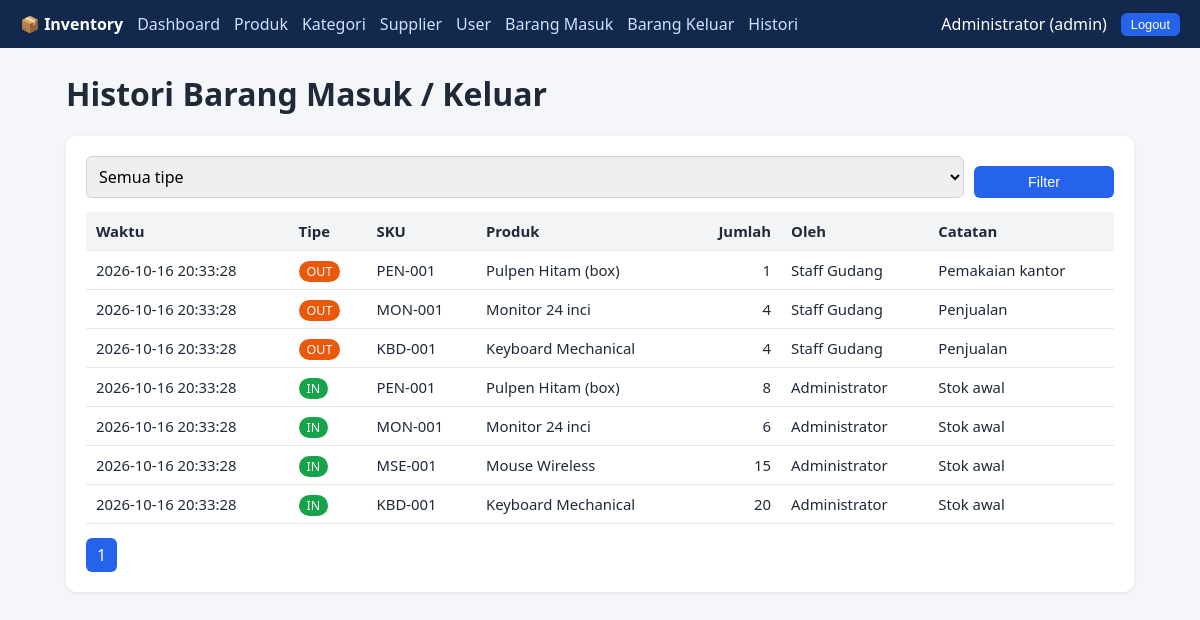
The app's page /stock/history.php (signed in) with its own data.
### tables this page shows
CREATE TABLE stock_movements (
    id         INT PRIMARY KEY AUTO_INCREMENT,
    product_id INT NOT NULL,
    user_id    INT NOT NULL,
    type       ENUM('IN','OUT') NOT NULL,
    quantity   INT NOT NULL,
    note       VARCHAR(255) NULL,
    created_at TIMESTAMP NOT NULL DEFAULT CURRENT_TIMESTAMP,
    CONSTRAINT chk_qty_positive CHECK (quantity > 0),
    CONSTRAINT fk_sm_product FOREIGN KEY (product_id) REFERENCES products(id) ON UPDATE CASCADE ON DELETE RESTRICT,
    CONSTRAINT fk_sm_user    FOREIGN KEY (user_id)    REFERENCES users(id)    ON UPDATE CASCADE ON DELETE RESTRICT,
    INDEX idx_sm_product (product_id),
    INDEX idx_sm_created (created_at)
);

CREATE TABLE products (
    id            INT PRIMARY KEY AUTO_INCREMENT,
    category_id   INT NOT NULL,
    sku           VARCHAR(50)  NOT NULL UNIQUE,
    name          VARCHAR(150) NOT NULL,
    price         DECIMAL(12,2) NOT NULL,
    stock         INT NOT NULL DEFAULT 0,
    minimum_stock INT NOT NULL DEFAULT 5,
    created_at    TIMESTAMP NOT NULL DEFAULT CURRENT_TIMESTAMP,
    updated_at    TIMESTAMP NOT NULL DEFAULT CURRENT_TIMESTAMP ON UPDATE CURRENT_TIMESTAMP,
    CONSTRAINT chk_price_nonneg CHECK (price >= 0),
    CONSTRAINT chk_stock_nonneg CHECK (stock >= 0),
    CONSTRAINT chk_minstock_nonneg CHECK (minimum_stock >= 0),
    CONSTRAINT fk_products_category FOREIGN KEY (category_id)
        REFERENCES categories(id) ON UPDATE CASCADE ON DELETE RESTRICT,
    INDEX idx_products_name (name)
);

CREATE TABLE users (
    id            INT PRIMARY KEY AUTO_INCREMENT,
    username      VARCHAR(50)  NOT NULL UNIQUE,
    full_name     VARCHAR(100) NOT NULL,
    password_hash VARCHAR(255) NOT NULL,
    role          ENUM('admin','staff') NOT NULL DEFAULT 'staff',
    created_at    TIMESTAMP NOT NULL DEFAULT CURRENT_TIMESTAMP
);

### helpers/escape.php (called while the page is built, shortened)
<?php
function e(mixed $value): string
{
    return htmlspecialchars((string) $value, ENT_QUOTES, 'UTF-8');
}

### public/stock/history.php (the view, shortened to what this page needs)
<?php
$pdo = db();
$type = $_GET['type'] ?? '';
$type = in_array($type, ['IN', 'OUT'], true) ? $type : '';
$page = max(1, (int) ($_GET['page'] ?? 1));
$perPage = 10;
$whereSql = $type !== '' ? 'WHERE sm.type = :type' : '';
$params = $type !== '' ? ['type' => $type] : [];
$stmt = $pdo->prepare("SELECT COUNT(*) FROM stock_movements sm $whereSql");
$stmt->execute($params);
$total = (int) $stmt->fetchColumn();
$totalPages = max(1, (int) ceil($total / $perPage));
$page = min($page, $totalPages);
$offset = ($page - 1) * $perPage;
$stmt = $pdo->prepare(
    "SELECT sm.created_at, sm.type, sm.quantity, sm.note, p.sku, p.name AS product_name, u.full_name
     FROM stock_movements sm
     JOIN products p ON p.id = sm.product_id
     JOIN users u ON u.id = sm.user_id
     $whereSql
     ORDER BY sm.created_at DESC, sm.id DESC
     LIMIT :limit OFFSET :offset"
);
$stmt->bindValue(':limit', $perPage, PDO::PARAM_INT);
$stmt->bindValue(':offset', $offset, PDO::PARAM_INT);
$stmt->execute();
$rows = $stmt->fetchAll();
require __DIR__ . '/../../views/header.php';
?>
<h1>Histori Barang Masuk / Keluar</h1>
<div class="card">
<form method="get" class="filters">
    <select name="type">
        <option value="">Semua tipe</option>
    </select>
    <button class="btn">Filter</button>
</form>
<table>
    <tr><th>Waktu</th><th>Tipe</th><th>SKU</th><th>Produk</th><th class="right">Jumlah</th><th>Oleh</th><th>Catatan</th></tr>
    <?php foreach ($rows as $r): ?>
    <tr>
        <td><?= e($r['created_at']) ?></td>
        <td><span class="badge <?= $r['type'] === 'IN' ? 'in' : 'out' ?>"><?= e($r['type']) ?></span></td>
        <td><?= e($r['sku']) ?></td><td><?= e($r['product_name']) ?></td>
        <td class="right"><?= e($r['quantity']) ?></td><td><?= e($r['full_name']) ?></td><td><?= e($r['note']) ?></td>
    </tr>
    <?php endforeach; ?>
</table>
<div class="pagination">
    <?php for ($i = 1; $i <= $totalPages; $i++): ?>
        <?php if ($i === $page): ?><span class="current"><?= $i ?></span>
        <?php else: ?><a href="?<?= e(build_query(['page' => $i])) ?>"><?= $i ?></a><?php endif; ?>
    <?php endfor; ?>
</div>
</div>
<?php require __DIR__ . '/../../views/footer.php'; ?>

### public/assets/style.css (style rules this page uses)
* { box-sizing:border-box }
body { font-family:system-ui,Segoe UI,Arial,sans-serif;margin:0;background:#f4f6f9;color:#1f2937 }
.card { background:#fff;border-radius:10px;padding:20px;box-shadow:0 1px 4px rgba(0,0,0,.08);margin-bottom:20px }
table { width:100%;border-collapse:collapse }
th,td { padding:9px 10px;border-bottom:1px solid #e5e7eb;text-align:left;font-size:.93rem }
th { background:#f3f4f6 }
.btn { display:inline-block;padding:8px 14px;border:0;border-radius:6px;background:#2563eb;color:#fff;cursor:pointer;text-decoration:none;font-size:.9rem }
input,select,textarea { width:100%;padding:8px;border:1px solid #cbd5e1;border-radius:6px;font:inherit }
.filters { display:flex;gap:10px;flex-wrap:wrap;margin-bottom:14px;align-items:end }
.filters>* { flex:1;min-width:140px }
.filters .btn { flex:0 }
.badge { padding:2px 8px;border-radius:99px;font-size:.78rem;color:#fff }
.in { background:#16a34a }
.out { background:#ea580c }
.pagination { display:flex;gap:6px;margin-top:14px;flex-wrap:wrap }
.pagination a,.pagination span { padding:6px 11px;border-radius:6px;background:#e5e7eb;color:#111;text-decoration:none }
.pagination .current { background:#2563eb;color:#fff }
.right { text-align:right }

### records on screen
stock_movements: created_at "2026-10-16 20:33:28", type "OUT", product.sku "PEN-001", product.name "Pulpen Hitam (box)", quantity "1", user.full_name "Staff Gudang", note "Pemakaian kantor"
stock_movements: created_at "2026-10-16 20:33:28", type "OUT", product.sku "MON-001", product.name "Monitor 24 inci", quantity "4", user.full_name "Staff Gudang", note "Penjualan"
stock_movements: created_at "2026-10-16 20:33:28", type "OUT", product.sku "KBD-001", product.name "Keyboard Mechanical", quantity "4", user.full_name "Staff Gudang", note "Penjualan"
stock_movements: created_at "2026-10-16 20:33:28", type "IN", product.sku "PEN-001", product.name "Pulpen Hitam (box)", quantity "8", user.full_name "Administrator", note "Stok awal"
stock_movements: created_at "2026-10-16 20:33:28", type "IN", product.sku "MON-001", product.name "Monitor 24 inci", quantity "6", user.full_name "Administrator", note "Stok awal"
stock_movements: created_at "2026-10-16 20:33:28", type "IN", product.sku "MSE-001", product.name "Mouse Wireless", quantity "15", user.full_name "Administrator", note "Stok awal"
stock_movements: created_at "2026-10-16 20:33:28", type "IN", product.sku "KBD-001", product.name "Keyboard Mechanical", quantity "20", user.full_name "Administrator", note "Stok awal"

### other values on screen
$user['full_name'] "Administrator"
$user['role'] "admin"
